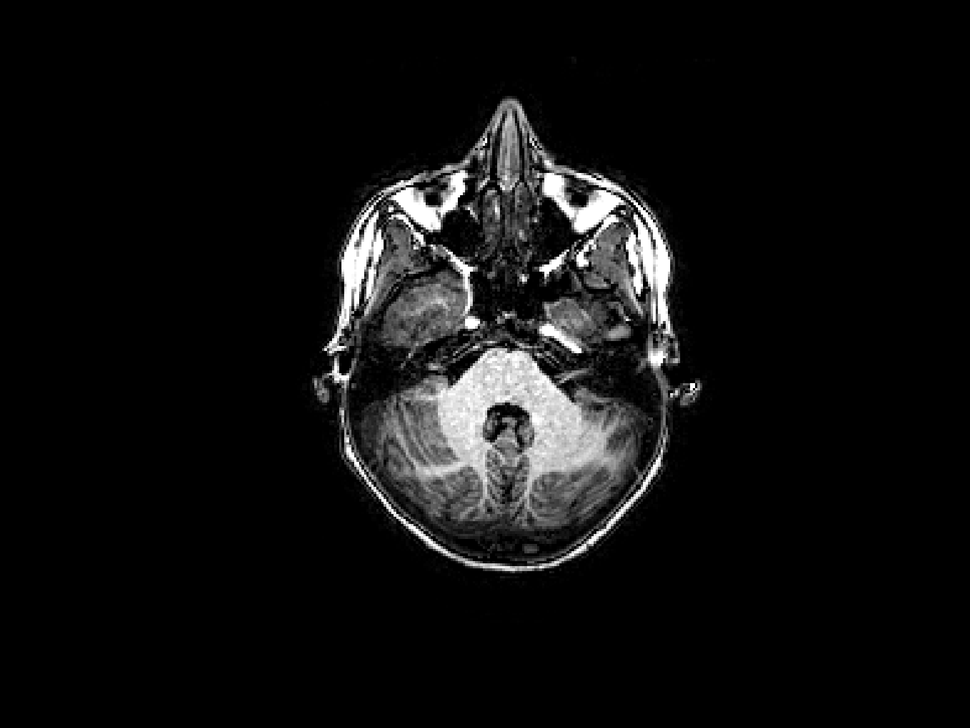
%> input picture Images/AX_1.png, 970 x 728 px, shrunk from 1750 x 1313 before the run
$ octave --eval "result = BrainSegmentationFunction(imread('Images/AX_1.png'));"   (GNU Octave 9; MATLAB toolbox functions it lacks are replaced by stand-ins)
%> lines starting %> are read from the running program, lines starting %| are printed output that depends on the picture; in (x1, y1, x2, y2) boxes, pixels count from 0 and x2, y2 are one past the last pixel; in counts of white or black regions, pixels touching at a corner belong together; the program's own positions count from 1
function output_segmentations = BrainSegmentationFunction(input_image)
output_segmentations = struct();

%Define an appropriate kernel HSIZE x HSIZE
HSIZE = 4;
%Create an averaging filter H of size HSIZE
element = fspecial('average',HSIZE);

% Filter the noise using the above defined kernel
filtered_image = imfilter(input_image,element);
% [11 lines of commented-out code are left out]
[histogram1,bins] = hist(input_image(:),0:0.01:1);
%> histogram1 = 101 values, max 1722852 at index 1, min 0 at index 2, mean 20975; bins = 101 values from 0 to 1
[histogram2,bins] = hist(filtered_image(:),0:0.01:1);
%> histogram2 = 101 values, max 1684695 at index 1, min 0 at index 2, mean 20975
histogram1(1)=0;
histogram2(1)=0;
% [13 lines of commented-out code are left out]
otsu_threshold = graythresh(filtered_image);
%> otsu_threshold = 0.306
multi_threshold = multithresh(filtered_image,2);
%> multi_threshold = [46 149]
SkullBW = imbinarize(filtered_image,otsu_threshold-0.09);
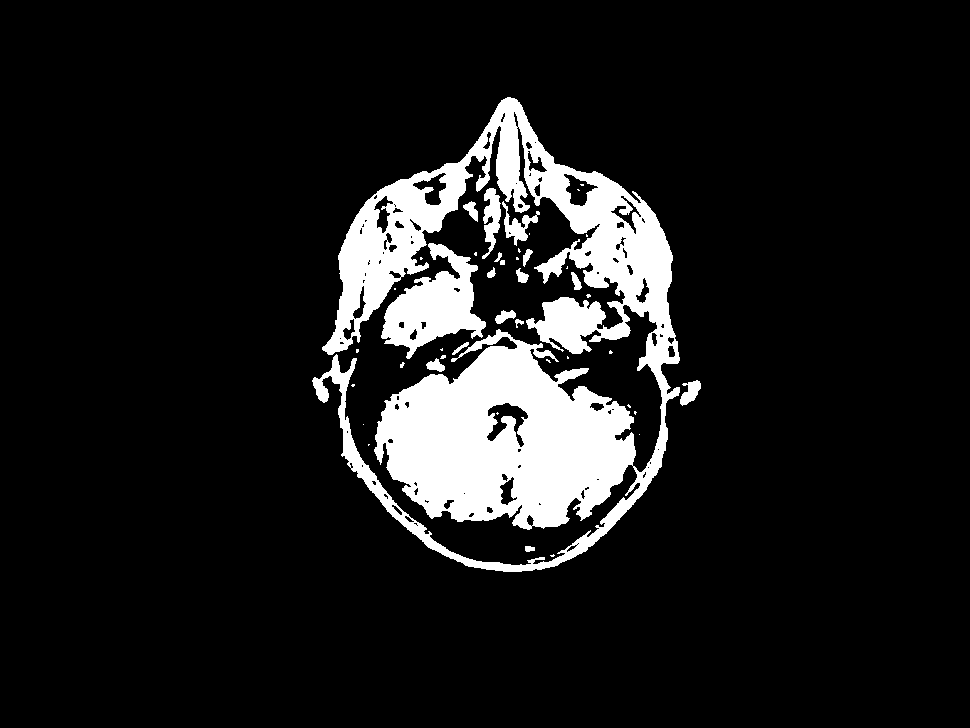
%> SkullBW: size 728x970x3 logical; 10.9% white; 43 white regions (26 under 20 px), largest, box (x1, y1, x2, y2) and area: (312, 97, 680, 572) 68626, (381, 243, 486, 359) 5798, (482, 188, 501, 259) 736

BW = imbinarize(filtered_image,otsu_threshold);
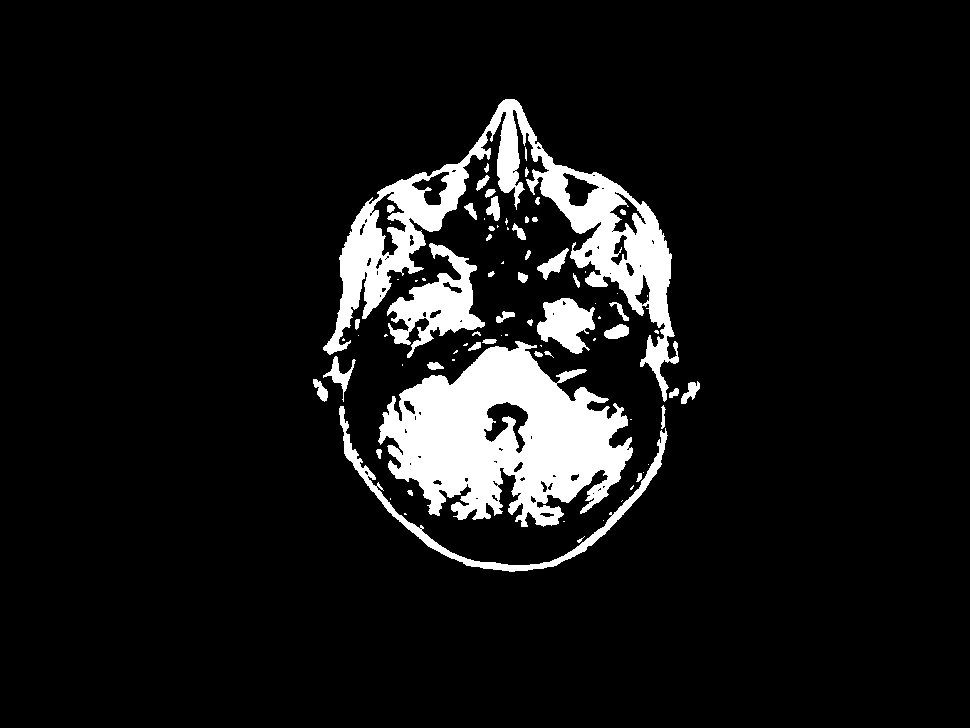
%> BW: size 728x970x3 logical; 8.9% white; 80 white regions (36 under 20 px), largest, box (x1, y1, x2, y2) and area: (378, 341, 633, 527) 27479, (323, 99, 679, 402) 21793, (387, 243, 485, 358) 4382
MT1=imbinarize(filtered_image,multi_threshold(1));
%> MT1: size 728x970x3 logical; every value is 0
MT2=imbinarize(filtered_image,multi_threshold(2));
%PosPix=imbinarize(filtered_image,0.15);
% Calculate the histogram maximum value
max_histogram = max(histogram2);
%> max_histogram = 433785

% [11 lines of commented-out code are left out]

MT_dif12=MT1-MT2;
%> MT_dif12: size 728x970x3 double; every value is 0
MT1neg=imcomplement(MT1);
%> MT1neg: size 728x970x3 logical; every value is 1


%%skull segmentation
binaryImage = imclearborder(SkullBW);
%binaryImage = imclose(binaryImage,true(3));
%%extract 2 largest areas
binaryImage = bwareafilt(binaryImage,2);
%output_segmentations.skull=binaryImage;
% Erode it a little to seperate brain and skull
binaryImage = imerode(binaryImage, true(10));
binaryImage = bwareafilt(binaryImage, 1);		% Extract largest blob = brain
binaryImage = imdilate(binaryImage, true(10));
%output_segmentations.CF=binaryImage;

% Fill any holes in the brain.
R = 40;
structuring_element = strel('disk',R);
binaryImage = imclose(binaryImage,structuring_element);
R2=5;
structuring_element2 = strel('disk',R2);
% Dilate mask out a bit in case we've chopped out a little bit of brain.
binaryImage = imdilate(binaryImage, structuring_element2);
%%complement of brain = mask of everything except the brain area
brain=binaryImage;
brain=imdilate(binaryImage,true(40));
compbrain=imcomplement(brain);
comp=imcomplement(binaryImage);

skull=filtered_image;
skull(~comp) = 0;

skullbw=MT1;
skullbw(~comp) = 0;

%output_segmentations.skull=skullbw;

R3 = 4;
structuring_element3 = strel('disk',R3);
skullbw=imclose(skullbw,structuring_element3);
skullbw = bwareafilt(skullbw,[10000,1000000000]);
R4 = 7;
structuring_element4 = strel('disk',R4);
skullbw=imclose(skullbw,structuring_element4);
% [12 lines of commented-out code are left out]
segmented_image = filtered_image > otsu_threshold; % segmented_image = ..
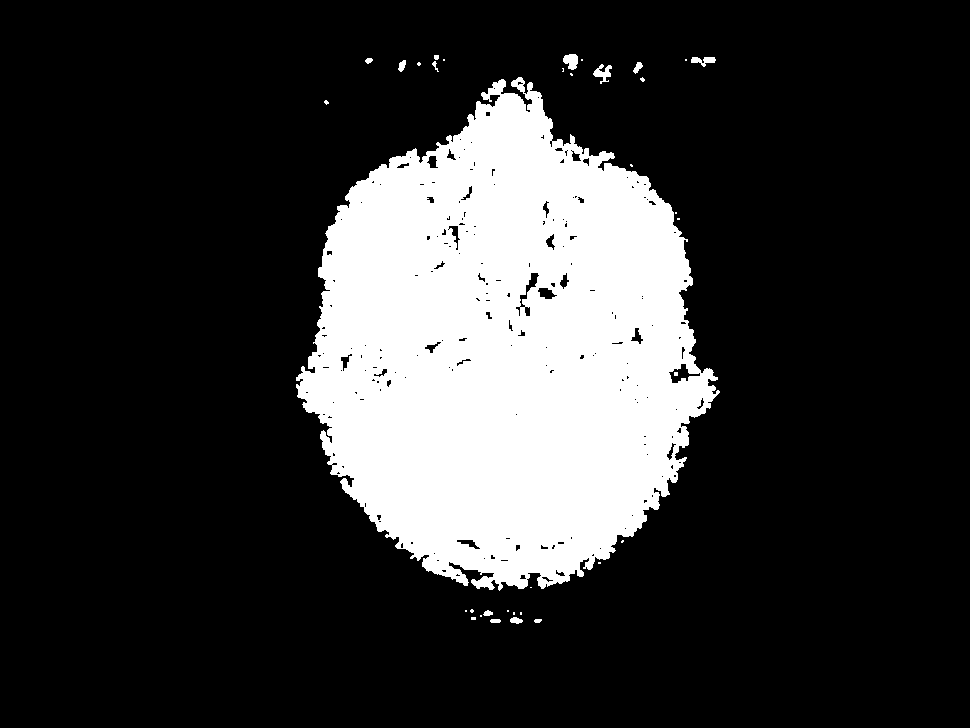
%> segmented_image: size 728x970x3 logical; 20.5% white; 35 white regions (22 under 20 px), largest, box (x1, y1, x2, y2) and area: (296, 77, 720, 591) 143543, (593, 64, 612, 84) 180, (563, 54, 578, 70) 177


% Display the result in a new figure
% figure(10)
% imshow(segmented_image,[]);

% Complement the image
complement_image = imcomplement(segmented_image);

% Display the complement in a new figure
% figure(11)
% imshow(complement_image,[])

% Define an appropriate structuring element to fill the original segmentation
R = 52;
structuring_element = strel('disk',R);


% Perform the closing to fill the segmentated brain using the defined structuring element
% First clean the segmentation for small objects
segmented_image_clean = imopen(segmented_image,strel('disk',1));
%> segmented_image_clean: size 728x970x3 logical; 20.4% white; 25 white regions (11 under 20 px), largest, box (x1, y1, x2, y2) and area: (296, 79, 720, 591) 143177, (563, 54, 578, 70) 176, (593, 65, 612, 82) 146

brain_mask = imclose(segmented_image_clean,structuring_element);
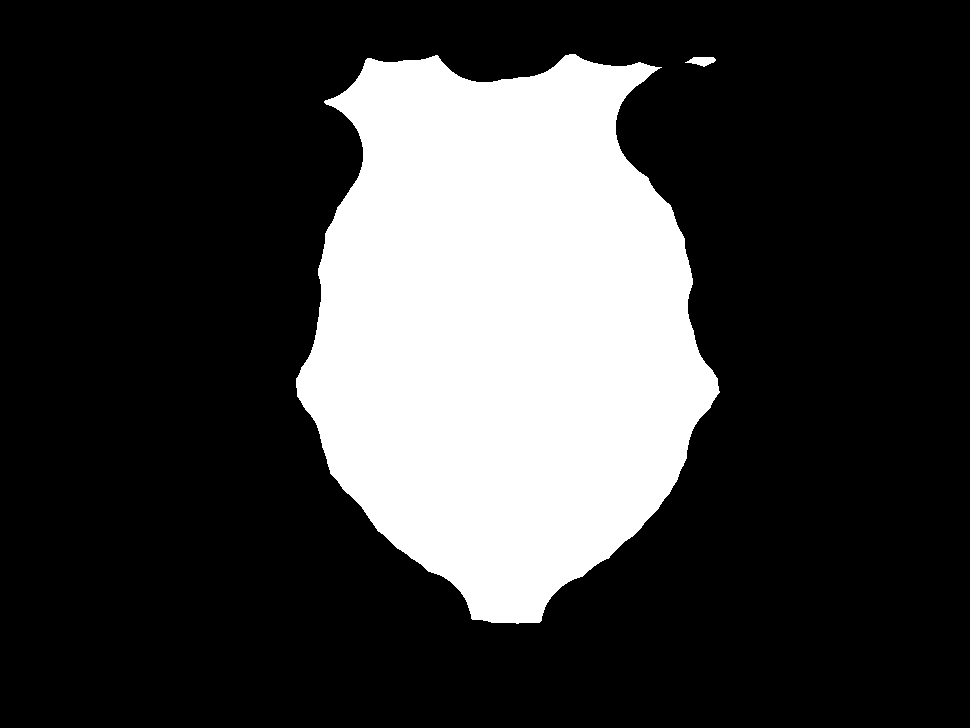
%> brain_mask: size 728x970x3 logical; 24.3% white; 2 white regions, box (x1, y1, x2, y2) and area: (296, 54, 720, 624) 171135, (685, 57, 716, 67) 194

% Complement the image
complement_image = imcomplement(brain_mask);

%%fit GM,WM and CF within the biggest cavity of the skull -> doesnt work
%%well
% [10 lines of commented-out code are left out]
MT2_bg=MT2-complement_image;
MTdif12_bg=MT_dif12-complement_image;
MT1neg_bg=MT1neg-complement_image;

% [5 lines of commented-out code are left out]

WM = MT2_bg-skullbw;
WM = MT2_bg-compbrain;
GM = MTdif12_bg-skullbw;
GM = GM-compbrain;
CF = MT1neg_bg-skullbw;
CF = CF-compbrain;


% [25 lines of commented-out code are left out]


output_segmentations.background = complement_image;
output_segmentations.skull = skullbw;
output_segmentations.CF = CF;
output_segmentations.WM = WM;
output_segmentations.GM = GM;

end
